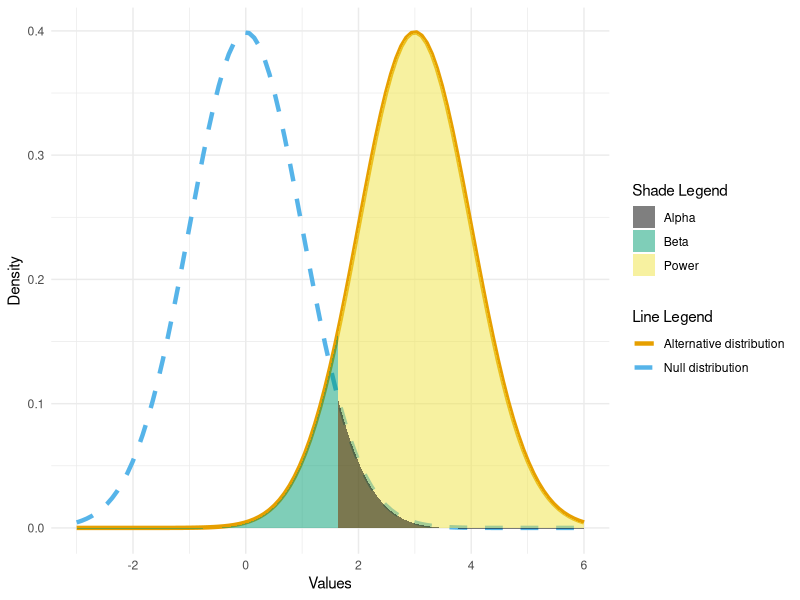

The R source for this figure:
## ---- chunk 1
library(ggplot2)

colors <- c("Null distribution" = "#56B4E9", "Alternative distribution" = "#E69F00")
fills <- c("Alpha" = "#000000", "Beta" = "#009E73", "Power" = "#F0E442")

ggplot() +
    stat_function(aes(color = "Null distribution"), 
                  fun = dnorm, xlim = c(-3,6), 
                  linetype = "dashed", size = 1.5) + 
    stat_function(aes(colour = "Alternative distribution"), 
                  fun = function(x) dnorm(x, mean = 3), 
                  xlim = c(-3,6), size = 1.5) +
    geom_polygon(mapping = aes(x = c(-3, seq(-3, 1.6448, .001), 1.6448), 
                           y = c(0, dnorm(seq(-3, 1.6448, .001), mean = 3)- .0008, 0),
                           fill = "Beta"),
             alpha = 0.5) +
    geom_polygon(mapping = aes(x = c(1.6448, seq(1.6448, 6, .001), 6), 
                           y = c(0, dnorm(seq(1.6448, 6, .001), mean = 3)- .0008, 0),
                           fill = "Power"),
             alpha = 0.5) +
    geom_polygon(mapping = aes(x = c(1.6448, seq(1.6448, 6, .001), 6), 
                           y = c(0, dnorm(seq(1.6448, 6, .001)) - .0008, 0),
                           fill = "Alpha"),
             alpha = 0.5) +
    labs(x = "Values",
         y = "Density",
         color = "Line Legend",
         fill = "Shade Legend") +
    scale_color_manual(values = colors) +
    scale_fill_manual(values = fills) +
    theme_minimal()
